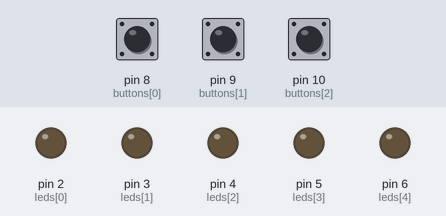
Simulated run of this sketch. Board: Arduino Uno, built with avr-gcc and run on an emulated ATmega328P. Shown: output pins drawn as LEDs (lit = HIGH). Inputs (shaded band) come from the test bench; at power-on: pin 8 (buttons[0]) HIGH, pin 9 (buttons[1]) LOW, pin 10 (buttons[2]) LOW.

Above: at 1.2 s.
1.3 s: pin 8 (buttons[0]) pulled HIGH for 0.15 s
At 1.7 s:
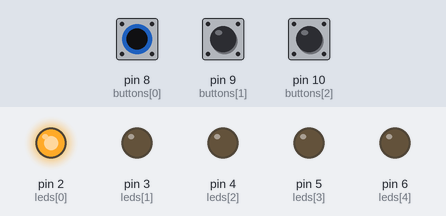
At 2.2 s:
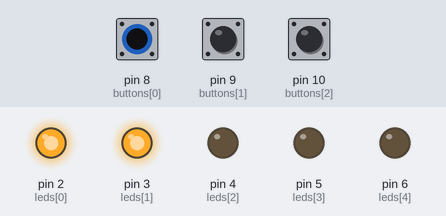
4.4 s: pin 9 (buttons[1]) pulled HIGH for 3.2 s
At 5.3 s:
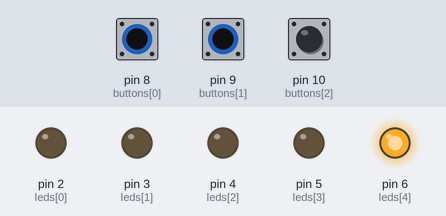
9.1 s: pin 10 (buttons[2]) pulled HIGH for 3.2 s
13.8 s: pin 8 (buttons[0]) pulled LOW for 0.15 s
Timing chart, 0 to 17.8 s (numbered marks = the images above; inputs shaded):
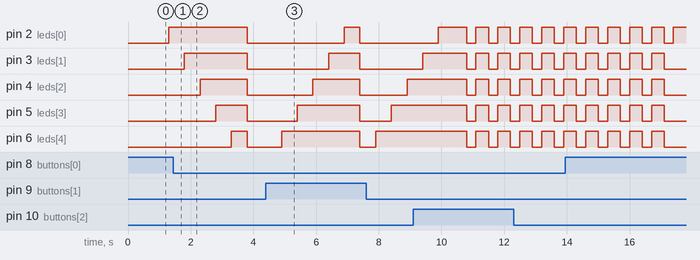

Measured:
- after the input at 1.3 s, pin 2 (leds[0]): LOW → HIGH at once, → LOW 2.5 s later; pin 3 (leds[1]): LOW → HIGH after 0.50 s, → LOW 2.0 s later; pin 4 (leds[2]): LOW → HIGH after 1.0 s, → LOW 1.5 s later; pin 5 (leds[3]): LOW → HIGH after 1.5 s, → LOW 1.0 s later; pin 6 (leds[4]): LOW → HIGH after 2.0 s, → LOW 0.50 s later
- after the input at 4.4 s, pin 2 (leds[0]): LOW → HIGH after 2.5 s, → LOW 0.50 s later; pin 3 (leds[1]): LOW → HIGH after 2.0 s, → LOW 1.0 s later

The sketch:

homework1.ino
```cpp
int buttons[3]={8,9,10};
int leds[5]={2,3,4,5,6};

int buttonState;

void setup() {
  //ledler
  for(int i=0;i<5;i++){
  pinMode(leds[i], OUTPUT);
  }
  //butonlar
  for(int j=0;j<3;j++){
  pinMode(buttons[j], INPUT);
  }
}


void loop() {
  buttonState=0;
  for(int a=0;a<3;a++){
    if(digitalRead(buttons[a])){
      buttonState=buttons[a];
       switch (buttonState) {
        case 9:
          Animations("left");
          break;
         case 8:
          Animations("right");
          break;
         case 10:
          Animations("flash");
          break;
        default:
          break;
    }
    }
  }


}

void Animations(String type){
  if(type=="right"){
    for(int k=0;k<5;k++){
      digitalWrite(leds[k],HIGH);
      delay(500);
      //digitalWrite(leds[k],LOW);
    }for(int a=0;a<5;a++){
      digitalWrite(leds[a],LOW);
    }

  }else if(type=="left"){
    for(int k=5;k>=0;k--){
      digitalWrite(leds[k],HIGH);
      delay(500);
    }for(int a=0;a<5;a++){
      digitalWrite(leds[a],LOW);
    }

  }else if(type=="flash"){
    for (int k=0;k < 10;k++) {
      for (int i = 0; i < 5; i++) {
        digitalWrite(leds[i], HIGH);
      }
      delay(400);
      for (int i = 0; i < 5; i++){
        digitalWrite(leds[i], LOW);
      }
      delay(300);

    }
  }

}
```
